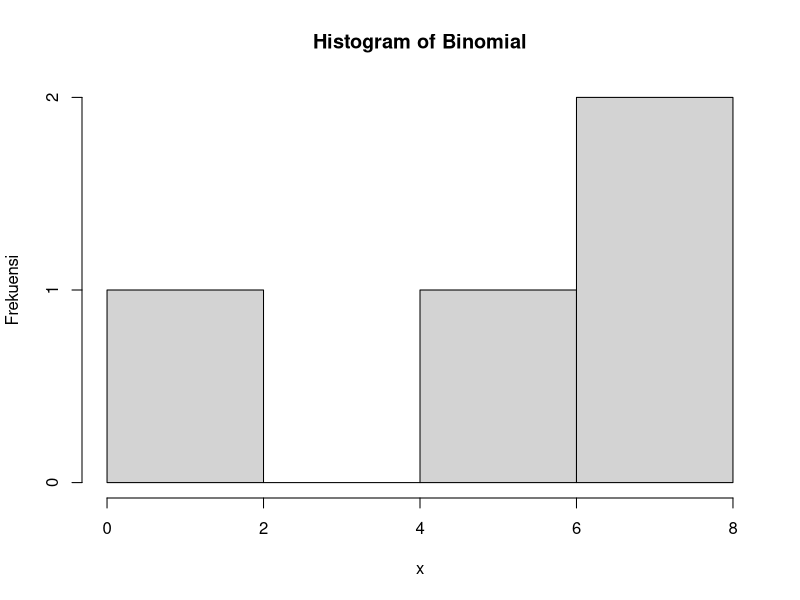

This figure's R source:
n = 20
p = 0.2

### 2.A
x = 4
peluang = dbinom(x, n, p, FALSE)

### 2.B
hist(rbinom(x, n, p), xlab = "x", ylab = "Frekuensi", main = "Histogram of Binomial")

### 2.C
#Rataan
rataan = n * (prob = p)
#Varian
varian = n * (prob = p) * (1-(prob = p))